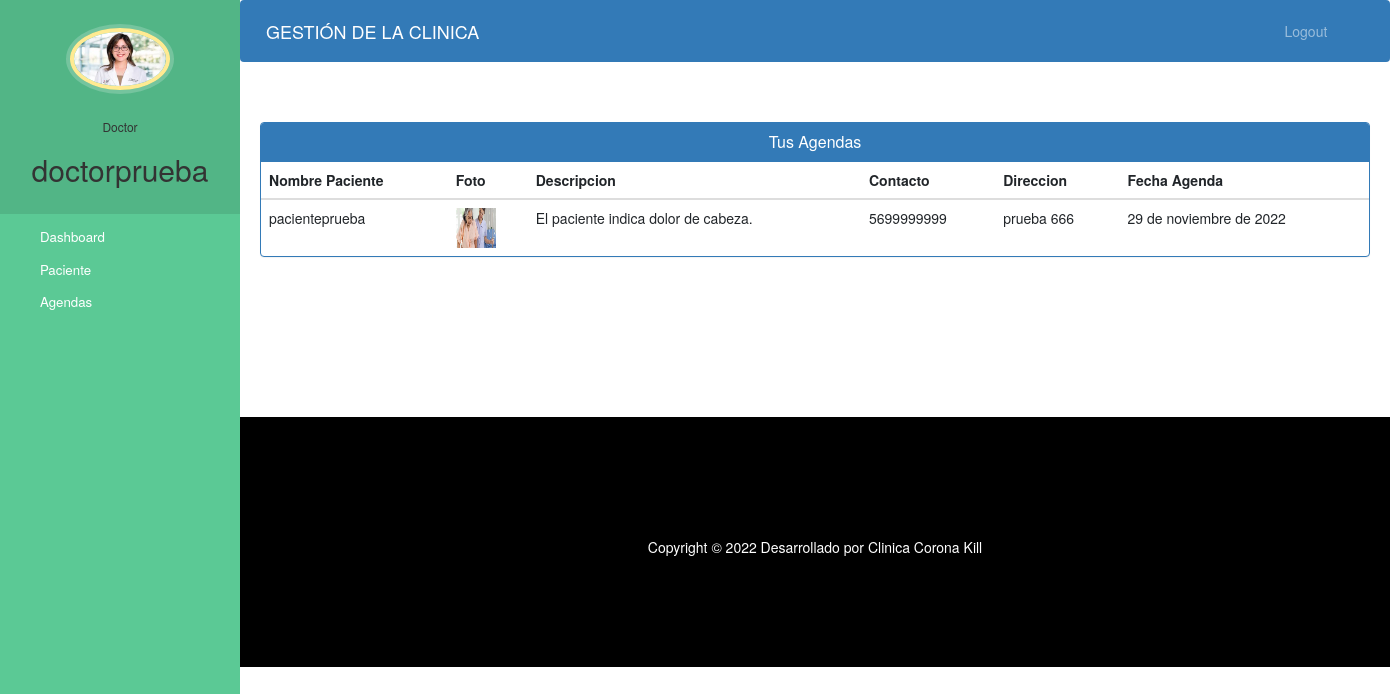
/doctor-vista-agenda (signed in), run on the app's committed database.
### clinica/models.py (models this page shows, shortened)
class Doctor(models.Model):
    user=models.OneToOneField(User,on_delete=models.CASCADE)
    foto_perfil= models.ImageField(upload_to='foto_perfil/DoctorProfilePic/',null=True,blank=True)
    direccion = models.CharField(max_length=40)
    telefono = models.CharField(max_length=20,null=True)
    especialidad= models.CharField(max_length=50,choices=especialidad,default='Cardiologia')
    status=models.BooleanField(default=False)

class Agenda(models.Model):
    pacienteId=models.PositiveIntegerField(null=True)
    doctorId=models.PositiveIntegerField(null=True)
    nombrePaciente=models.CharField(max_length=40,null=True)
    nombreDoctor=models.CharField(max_length=40,null=True)
    fechaAgenda=models.DateField(auto_now=True)
    descripcion=models.TextField(max_length=500)
    status=models.BooleanField(default=False)

class Paciente(models.Model):
    user=models.OneToOneField(User,on_delete=models.CASCADE)
    foto_perfil= models.ImageField(upload_to='foto_perfil/PatientProfilePic/',null=True,blank=True)
    direccion = models.CharField(max_length=40)
    telefono = models.CharField(max_length=20,null=False)
    sintomas = models.CharField(max_length=100,null=False)
    doctorAsignadoId = models.PositiveIntegerField(null=True)
    fechaAdmision=models.DateField(auto_now=True)
    status=models.BooleanField(default=False)

### clinica/views.py (the view)
# urls.py: path('doctor-vista-agenda', views.doctor_vista_agenda_vista,name='doctor-vista-agenda'),
@login_required(login_url='doctorlogin')
@user_passes_test(is_doctor)
def doctor_vista_agenda_vista(request):
    doctor=models.Doctor.objects.get(user_id=request.user.id) #para la foto de perfil del doctor en la barra lateral
    agendas=models.Agenda.objects.all().filter(status=True,doctorId=request.user.id)
    pacienteid=[]
    for a in agendas:
        pacienteid.append(a.pacienteId)
    pacientes=models.Paciente.objects.all().filter(status=True,user_id__in=pacienteid)
    agendas=zip(agendas,pacientes)
    return render(request,'clinica/doctor_vista_agenda.html',{'agendas':agendas,'doctor':doctor})

### clinica/views.py (called while the page is built)
def is_doctor(user):
    return user.groups.filter(name='DOCTOR').exists()

### templates/clinica/doctor_vista_agenda.html (shortened to what this page needs)
{% extends 'clinica/doctor_base.html' %}
{% block content %}
{%load static%}
<head>
  <link href="//netdna.bootstrapcdn.com/bootstrap/3.0.0/css/bootstrap.min.css" rel="stylesheet" id="bootstrap-css">
</head>
<div class="container">
  <div class="panel panel-primary">
    <div class="panel-heading">
      <h6 class="panel-title">Tus Agendas</h6>
    </div>
    <table class="table table-hover" id="dev-table">
      <thead>
        <tr>
          <th>Nombre Paciente</th>
          <th>Foto</th>
          <th>Descripcion</th>
          <th>Contacto</th>
          <th>Direccion</th>
          <th>Fecha Agenda</th>
        </tr>
      </thead>
      {% for a,p in agendas %}
      <tr>
        <td>{{a.nombrePaciente}}</td>
        <td> <img src="{% static p.foto_perfil.url %}" alt="Foto de Perfil" height="40px" width="40px" /></td>
        <td>{{a.descripcion}}</td>
        <td>{{p.telefono}}</td>
        <td>{{p.direccion}}</td>
        <td>{{a.fechaAgenda}}</td>
      </tr>
      {% endfor %}
    </table>
  </div>
</div>
{% endblock content %}

### templates/clinica/doctor_base.html (shortened to what this page needs)
<!DOCTYPE html>
{% load static %}
<html lang="en">
<head>
  <link rel="stylesheet" href="https://stackpath.bootstrapcdn.com/bootstrap/4.3.1/css/bootstrap.min.css">
  <link rel="stylesheet" href="https://maxcdn.bootstrapcdn.com/font-awesome/4.7.0/css/font-awesome.min.css">
</head>
<body>
  <nav class="menu" tabindex="0">
    <header class="avatar">
      <img src="{% static doctor.foto_perfil.url %}" alt="Foto de Perfil" />
      <br><br>
      <h6>Doctor</h6>
      <h2>{{request.user.first_name}}</h2>
    </header>
    <ul>
      <li tabindex="0" class="icon-dashboard"> <a style="color:white; text-decoration:none;" href="/doctor-dashboard"><span>Dashboard</span></a> </li>
      <li tabindex="0" class="icon-users"> <a style="color:white; text-decoration:none;" href="/doctor-paciente"><span>Paciente</span></a></li>
      <li tabindex="0" class="icon-calendar"> <a style="color:white; text-decoration:none;" href="/doctor-agenda"><span>Agendas</span></a></li>
    </ul>
  </nav>
  <main>
    <div class="bs-example">
      <nav class="navbar navbar-expand-md  navbar-dark fixed-top" style="background:#337AB7;">
        <a href="/doctor-dashboard" class="navbar-brand">GESTIÓN DE LA CLINICA</a>
        <div class="collapse navbar-collapse justify-content-between" id="navbarCollapse">
          <div class="navbar-nav" style=" margin-left: 90%;">
            <a href="/logout" class="nav-item nav-link">Logout</a>
          </div>
        </div>
      </nav>
    </div>
    <br><br>
    {% block content %}
    {% endblock content %}
    <br><br><br><br><br><br><br>
    <footer>
      <br>
      <div class="container">
        <div class="row">
          <div class="col-md-12 col-sm-12">
            <div style="color:#ffffff;" class="wow fadeInUp footer-copyright">
              <p>
                Copyright &copy; 2022 Desarrollado por Clinica Corona Kill </p>
            </div>
          </div>
        </div>
      </div>
    </footer>
  </main>
</body>
</html>

### templates/clinica/doctor_base.html (style rules this page uses)
a:link { text-decoration: none; }
a { color: white; }
footer { padding: 0px 0px 0px 0px; background-color: black; margin: 0px; }
p { text-align: center; }
body { padding-left: 240px; }
main { position: relative; height: 100vh; }
.menu { background: #5bc995; height: 100vh; width: 240px; position: fixed; top: 0px; left: 0; z-index: 5; outline: none; }
.menu .avatar { background: rgba(0, 0, 0, 0.1); padding: 2em 0.5em; text-align: center; }
.menu .avatar img { width: 100px; border-radius: 50%; overflow: hidden; border: 4px solid #ffea92; box-shadow: 0 0 0 4px rgba(255, 255, 255, 0.2); }
.menu .avatar h2 { font-weight: normal; margin-bottom: 0; }
.menu ul { list-style: none; padding: 0.5em 0; margin: 0; }
.menu ul li { padding: 0.5em 1em 0.5em 3em; font-size: 0.95em; font-weight: regular; background-repeat: no-repeat; background-position: left 15px center; background-size: auto 20px; transition: all 0.15s linear; cursor: pointer; }
.menu ul li.icon-dashboard { background-image: url("http://www.entypo.com/images//gauge.svg"); }
.menu ul li.icon-users { background-image: url("http://www.entypo.com/images//users.svg"); }
.menu ul li.icon-calendar { background-image: url("http://www.entypo.com/images//calendar.svg"); }

### templates/clinica/doctor_vista_agenda.html (style rules this page uses)
a:link { text-decoration: none; }
h6 { text-align: center; }
.row { margin: 100px; }

### data on the page
Doctor: foto_perfil (picture)
Agenda: nombrePaciente "pacienteprueba", foto_perfil (picture), descripcion "El paciente indica dolor de cabeza.", telefono "5699999999", direccion "prueba 666", fechaAgenda "29 de noviembre de 2022"

### other printed values
{{ request.user.first_name }} "doctorprueba"
